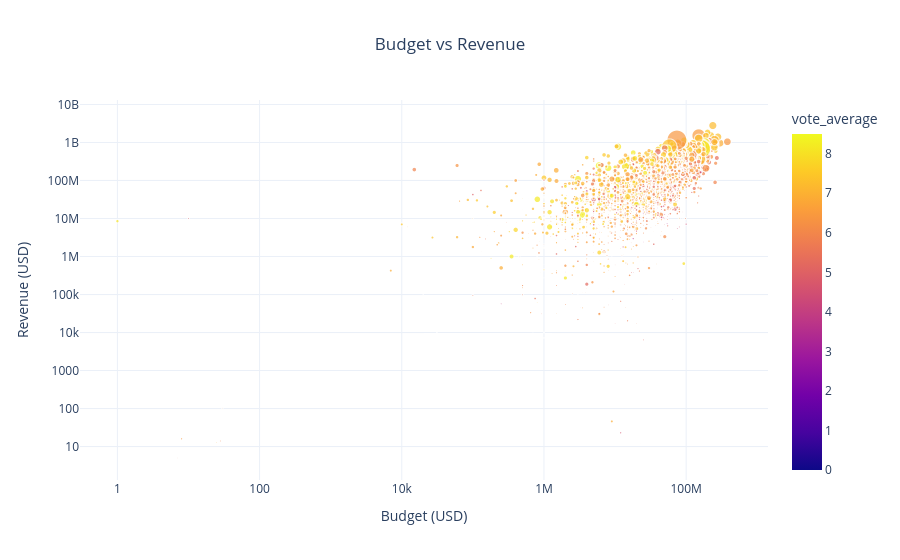

The notebook cell saved with this chart:
### Code cell
fig = px.scatter(
    df[(df["budget"] > 0) & (df["revenue"] > 0)],
    x="budget",
    y="revenue",
    hover_name="title",
    color="vote_average",
    size="popularity",
    title="Budget vs Revenue"
)

fig.update_layout(
    template="plotly_white",
    title_x=0.5,
    xaxis_title="Budget (USD)",
    yaxis_title="Revenue (USD)",
    xaxis_type="log",
    yaxis_type="log"
)

fig.show()

### Figure 1 — Plotly figure (JSON) as saved in the notebook; plotly's stock layout.template omitted (floating-point values rounded to 4 significant figures; data arrays with more than 128 entries replaced by an {"elided": "..."} marker saying what was removed)
{"data": [{"hovertemplate": "<b>%{hovertext}</b><br><br>budget=%{x}<br>revenue=%{y}<br>popularity=%{marker.size}<br>vote_average=%{marker.color}<extra></extra>", "hovertext": {"elided": "3131 str values"}, "legendgroup": "", "marker": {"color": {"elided": "3131 float values"}, "coloraxis": "coloraxis", "size": {"elided": "3131 float values"}, "sizemode": "area", "sizeref": 2.189, "symbol": "circle"}, "mode": "markers", "name": "", "showlegend": false, "type": "scattergl", "x": {"elided": "3131 int values"}, "xaxis": "x", "y": {"elided": "3131 int values"}, "yaxis": "y"}], "layout": {"coloraxis": {"colorbar": {"title": {"text": "vote_average"}}, "colorscale": [[0, "#0d0887"], [0.1111, "#46039f"], [0.2222, "#7201a8"], [0.3333, "#9c179e"], [0.4444, "#bd3786"], [0.5556, "#d8576b"], [0.6667, "#ed7953"], [0.7778, "#fb9f3a"], [0.8889, "#fdca26"], [1, "#f0f921"]]}, "legend": {"itemsizing": "constant", "tracegroupgap": 0}, "title": {"text": "Budget vs Revenue", "x": 0.5}, "xaxis": {"anchor": "y", "domain": [0, 1], "title": {"text": "Budget (USD)"}, "type": "log"}, "yaxis": {"anchor": "x", "domain": [0, 1], "title": {"text": "Revenue (USD)"}, "type": "log"}}}
